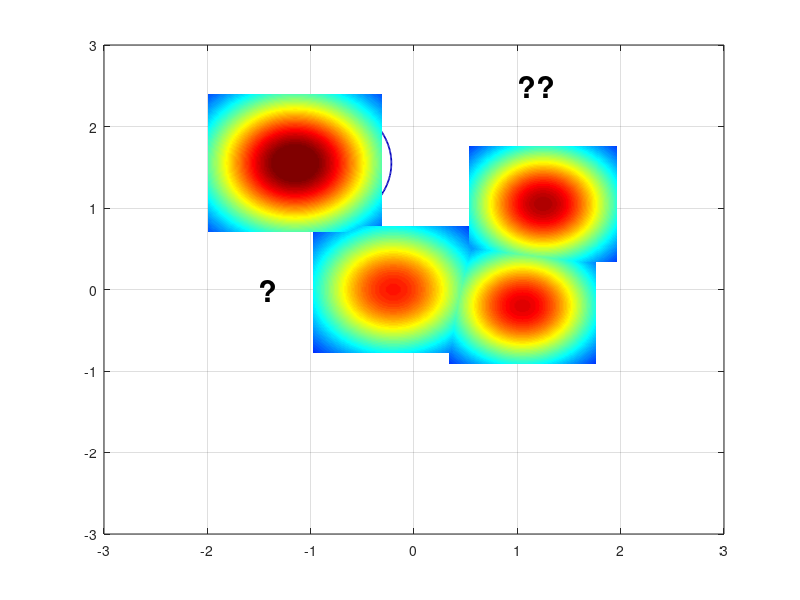

This figure's MATLAB source: (Note: this script raises an error after producing the figure.)
%% Reproduce EVM-style demo figure (no toolboxes)
clear; close all; clc; rng(7);

% ---------- 1) 合成四类二维数据 ----------
% 类中心（大致对应图中位置）
C_star  = [-1.15  1.55];   % 红色星
C_diam  = [ 1.25  1.05];   % 绿色菱形
C_square= [ 1.05 -0.20];   % 蓝色方块
C_dot   = [-0.20  0.00];   % 蓝色小点（被 A 标注影响的那簇）

% 协方差（控制每簇形状）
S = @(sx,sy,rho)[sx^2 rho*sx*sy; rho*sx*sy sy^2];
Sig_star   = S(0.18,0.20, 0.05);
Sig_diam   = S(0.22,0.18,-0.10);
Sig_square = S(0.20,0.16, 0.05);
Sig_dot    = S(0.25,0.18, 0.00);

% 从高斯采样（不用 mvnrnd）
sample = @(N,mu,SIG) (randn(N,2)*chol(SIG,'lower') + mu);

X_star   = sample(12,C_star,   Sig_star);
X_diam   = sample(30,C_diam,   Sig_diam);
X_square = sample(28,C_square, Sig_square);
X_dot    = sample(45,C_dot,    Sig_dot);

% 加一个“离群星”靠近 A（见原图左中）
X_star = [X_star; 0.02 0.15];

% ---------- 2) 底面散点与样式 ----------
figure('Color','w','Position',[100,100,800,600]);
hold on; box on; grid on;
z0 = 0; % 所有散点都放在 z=0 的平面

% 确保按照绘制顺序叠放，便于把散点置顶
set(gca,'SortMethod','childorder');

h_star   = scatter3(X_star(:,1),  X_star(:,2),  z0+zeros(size(X_star,1),1),  70, ...
        'pentagram', 'filled', 'MarkerEdgeColor','k', 'MarkerFaceColor',[0.635294 0.0784314 0.184314], 'LineWidth',1.0); % 红色五角星 #A2142F
h_diam   = scatter3(X_diam(:,1),  X_diam(:,2),  z0+zeros(size(X_diam,1),1),  60, ...
        'd', 'filled', 'MarkerEdgeColor','k', 'MarkerFaceColor',[0.466667 0.674510 0.188235]); % 绿色菱形 #77AC30
h_square = scatter3(X_square(:,1),X_square(:,2),z0+zeros(size(X_square,1),1),60, ...
        's', 'filled', 'MarkerEdgeColor','k', 'MarkerFaceColor',[0 0.447059 0.741176]); % 蓝色正方形 #0072BD
h_dot    = scatter3(X_dot(:,1),   X_dot(:,2),   z0+zeros(size(X_dot,1),1),   18, ...
        'o', 'filled', 'MarkerEdgeColor','k', 'MarkerFaceColor',[0.929412 0.694118 0.125490]); % 黄色圆形 #EDB120


% ---------- 3) ψ-model 等值环（彩色同心） ----------
% 采用带形状参的径向函数 psi(r) = exp(-(r/s)^t)
psi = @(X,Y,cx,cy,s,t) exp( - ( sqrt((X-cx).^2 + (Y-cy).^2) ./ s ).^t );

% 选几处“极端向量/代表点”（包含 A 所在）
EV = [ -0.23 -0.02 ;   % A 对应蓝点极端向量
        1.06 -0.22 ;   % 蓝方块
        1.28  1.03 ;   % 绿菱形
       -1.05  1.55 ];  % 红星
scale = [0.42, 0.36, 0.40, 0.48];   % 各自 scale
shape = [2.6,  2.2,  2.4,  2.0];    % 各自 shape

% 网格
[xg,yg] = meshgrid(linspace(-3,3,400));
colormap(jet); caxis([0 1]);

% 等高线层级（红到蓝：高到低）
levels = linspace(1.0,0.05,12);

for k = 1:size(EV,1)
    Z = psi(xg,yg,EV(k,1),EV(k,2),scale(k),shape(k));
    [~, h] = contour(xg,yg,Z,levels);    % 直接画在底面，保持颜色映射
    set(h,'LineWidth',1.25);

    % 将等高线明确压到 z=0（兼容不同 MATLAB 版本）
    ch = get(h,'Children');
    for ic = 1:numel(ch)
        zd = get(ch(ic),'ZData');
        if ~isempty(zd)
            set(ch(ic),'ZData',zeros(size(zd))); % 强制贴在 z=0
        end
    end
end

% 标出 A 与问号
text(-0.5,-0.5,0,'A','FontWeight','bold','FontSize',20,'Color','k');
text( 1, 2.5,0,'??','FontWeight','bold','FontSize',22,'Color','k');
text( -1.5,0,0,'?','FontWeight','bold','FontSize',22,'Color','k');

% ---------- 4) 上方半透明“钟形面”（表示类支持/概率） ----------
% 用四个高斯穹顶，中心与各簇一致
gauss2 = @(X,Y,cx,cy,s) exp(-((X-cx).^2 + (Y-cy).^2)/(2*s^2));
tops  = {C_star, C_diam, C_square, C_dot};
sigT  = [0.65 0.55 0.55 0.60];
amp   = [1.05 0.95 0.90 0.85];

% 抬高穹顶，并缩小每个穹顶的覆盖范围（为每个穹顶使用局部网格）
zlift      = 0.18;   % 统一抬高量（不改变颜色映射）
spanFactor = 1.3;    % 每个穹顶半宽 = spanFactor * sigma（越小覆盖越小）
gridN      = 121;    % 局部网格分辨率

for i=1:4
    cx = tops{i}(1); cy = tops{i}(2);
    span = spanFactor * sigT(i);
    [xgi,ygi] = meshgrid(linspace(cx - span, cx + span, gridN), ...
                         linspace(cy - span, cy + span, gridN));

    Zt = amp(i) * gauss2(xgi,ygi,cx,cy,sigT(i));
    % 用 Zt 作为颜色，Zt+zlift 作为高度，从而抬高且保留原色
    s1 = surf(xgi,ygi, Zt + zlift, Zt, 'EdgeColor','none', 'FaceAlpha',1);
end
shading interp; 
% camlight right; 
lighting gouraud;

% 将散点推到顶层
uistack([h_star h_diam h_square h_dot], 'top');
% 将contoru推到顶层
uistack(h, 'top');

% ---------- 5) 轴、视角与观感 ----------
xlim([-2 2]); ylim([-1 3]); zlim([0 1.25]); view(-67,22);
axis vis3d; daspect([1 1 0.8]);
set(gca,'FontName','Times New Roman','FontSize',12,'LineWidth',1);
% xlabel('x'); ylabel('y'); zlabel('score / \psi');

% 网格和背景风格
grid on; 
% set(gca,'GridAlpha',0.2,'MinorGridAlpha',0.2);
